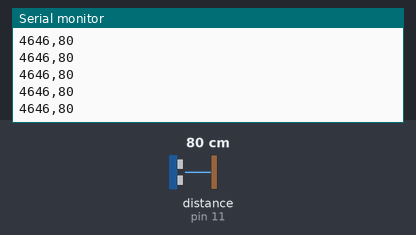
This sketch was run on a simulated Arduino Uno, built with avr-gcc and run on an emulated ATmega328P. Shown: the last lines printed to the serial monitor. Wiring (inferred from the names in the program): ultrasonic range finder: trigger pin 10; echo pin 11. The inputs (shaded band) are chosen by the test bench; at power-on: distance to the obstacle (sensor on pin 11) 80 cm. The echo pulse lasts 58.3 µs per cm.

Above: at 1.2 s.
1.3 s: distance to the obstacle (sensor on pin 11) set to 18 cm
At 1.8 s:
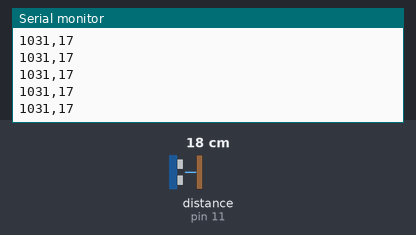
4.3 s: distance to the obstacle (sensor on pin 11) set to 2 cm
At 5.1 s:
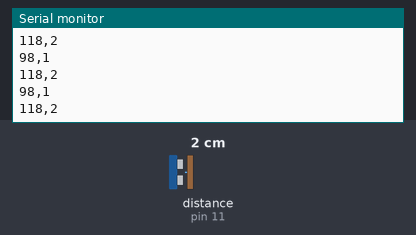
Timing chart, 0 to 7.3 s (numbered marks = the images above; inputs shaded):
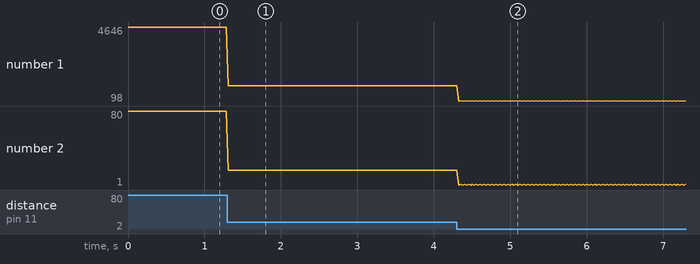

Measured:
- after the input at 1.3 s, the serial monitor: prints a new line at once (image 1)
- after the input at 4.3 s, the serial monitor: prints a new line at once (image 2)
- plotted number 1: 4646 → 1031 after the input at 1.3 s, 1031 → 98 after the input at 4.3 s
- plotted number 2: 80 → 17 after the input at 1.3 s, 17 → 1 after the input at 4.3 s

The sketch:

yolov8_colab_0523.ino
```cpp
#define SONIC_TRIG 10
#define SONIC_ECHO 11

void setup() {
  Serial.begin(9600);

  pinMode(SONIC_TRIG, OUTPUT);
  pinMode(SONIC_ECHO, INPUT);
}

void loop() {
  digitalWrite(SONIC_TRIG, HIGH);
  delayMicroseconds(10);
  digitalWrite(SONIC_TRIG, LOW);

  unsigned long duration = pulseIn(SONIC_ECHO, HIGH);
  unsigned long distance = duration / 58;
  Serial.print(duration);
  Serial.print(",");
  Serial.println(distance);

  delay(25);
}
```
